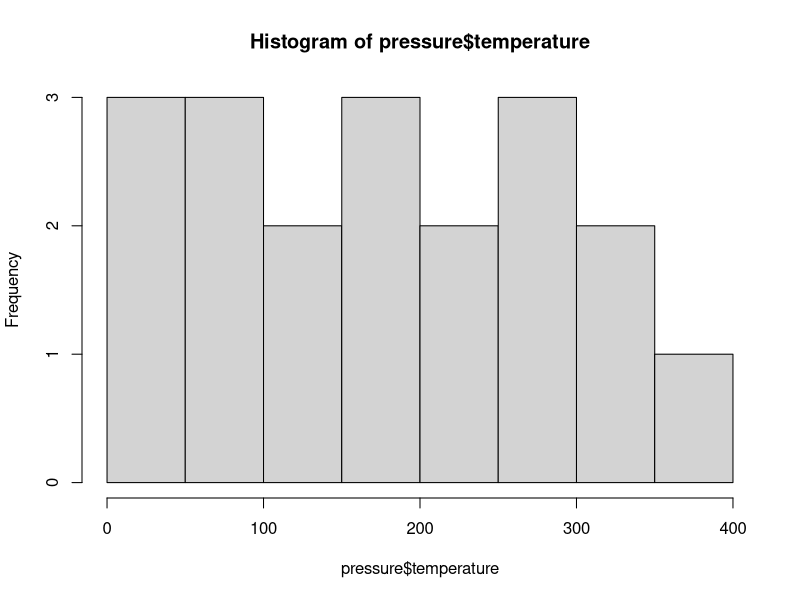

The R source for this figure:
## ---- chunk 1
knitr::opts_chunk$set(echo = TRUE)
## ---- chunk 2
hist(pressure$temperature)
